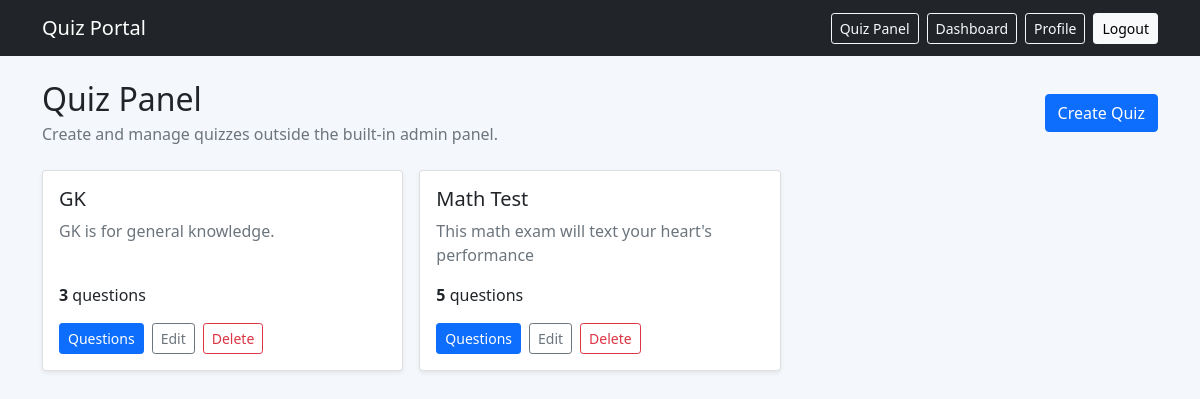
The page /quiz-panel/ (signed in) on the database its author committed.
### app_quiz/models.py (models this page shows, shortened)
class Quiz(models.Model):
    title = models.CharField(max_length=200)
    description = models.TextField(blank=True)
    class Meta:
        verbose_name_plural = 'Quizzes'

### app_quiz/views.py (the view)
# urls.py: path('quiz-panel/', quiz_panel, name='quiz_panel'),
@staff_required
def quiz_panel(request):
    quizzes = Quiz.objects.prefetch_related('questions').order_by('title')
    return render(request, 'quiz_panel.html', {'quizzes': quizzes})

### app_quiz/views.py (called while the page is built)
def staff_required(view_func):
    return login_required(user_passes_test(lambda user: user.is_staff)(view_func))

### app_quiz/templates/quiz_panel.html (shortened to what this page needs)
{% extends 'base.html' %}
{% block content %}
  <div class="d-flex flex-wrap justify-content-between align-items-center gap-2 mb-4">
    <div>
      <h2 class="mb-1">Quiz Panel</h2>
      <p class="text-muted mb-0">Create and manage quizzes outside the built-in admin panel.</p>
    </div>
    <a class="btn btn-primary" href="{% url 'quiz_create' %}">Create Quiz</a>
  </div>
  <div class="row g-3">
    {% for quiz in quizzes %}
      <div class="col-md-6 col-lg-4">
        <div class="card h-100 shadow-sm">
          <div class="card-body d-flex flex-column">
            <h5 class="card-title">{{ quiz.title }}</h5>
            <p class="card-text text-muted flex-grow-1">{{ quiz.description|default:'No description available.' }}</p>
            <p class="mb-3"><strong>{{ quiz.questions.count }}</strong> question{{ quiz.questions.count|pluralize }}</p>
            <div class="d-flex flex-wrap gap-2">
              <a class="btn btn-primary btn-sm" href="{% url 'panel_quiz_questions' quiz.id %}">Questions</a>
              <a class="btn btn-outline-secondary btn-sm" href="{% url 'quiz_edit' quiz.id %}">Edit</a>
              <form method="post" action="{% url 'quiz_delete' quiz.id %}" onsubmit="return confirm('Delete this quiz and all its questions?');">
                <button class="btn btn-outline-danger btn-sm" type="submit">Delete</button>
              </form>
            </div>
          </div>
        </div>
      </div>
    {% empty %}
      <div class="col-12">
        <div class="alert alert-info">No quizzes yet. Create the first one from this panel.</div>
      </div>
    {% endfor %}
  </div>
{% endblock %}

### rows shown on the page
Quiz: title "GK", description "GK is for general knowledge.", questions.count "3"
Quiz: title "Math Test", description "This math exam will text your heart's performance", questions.count "5"
